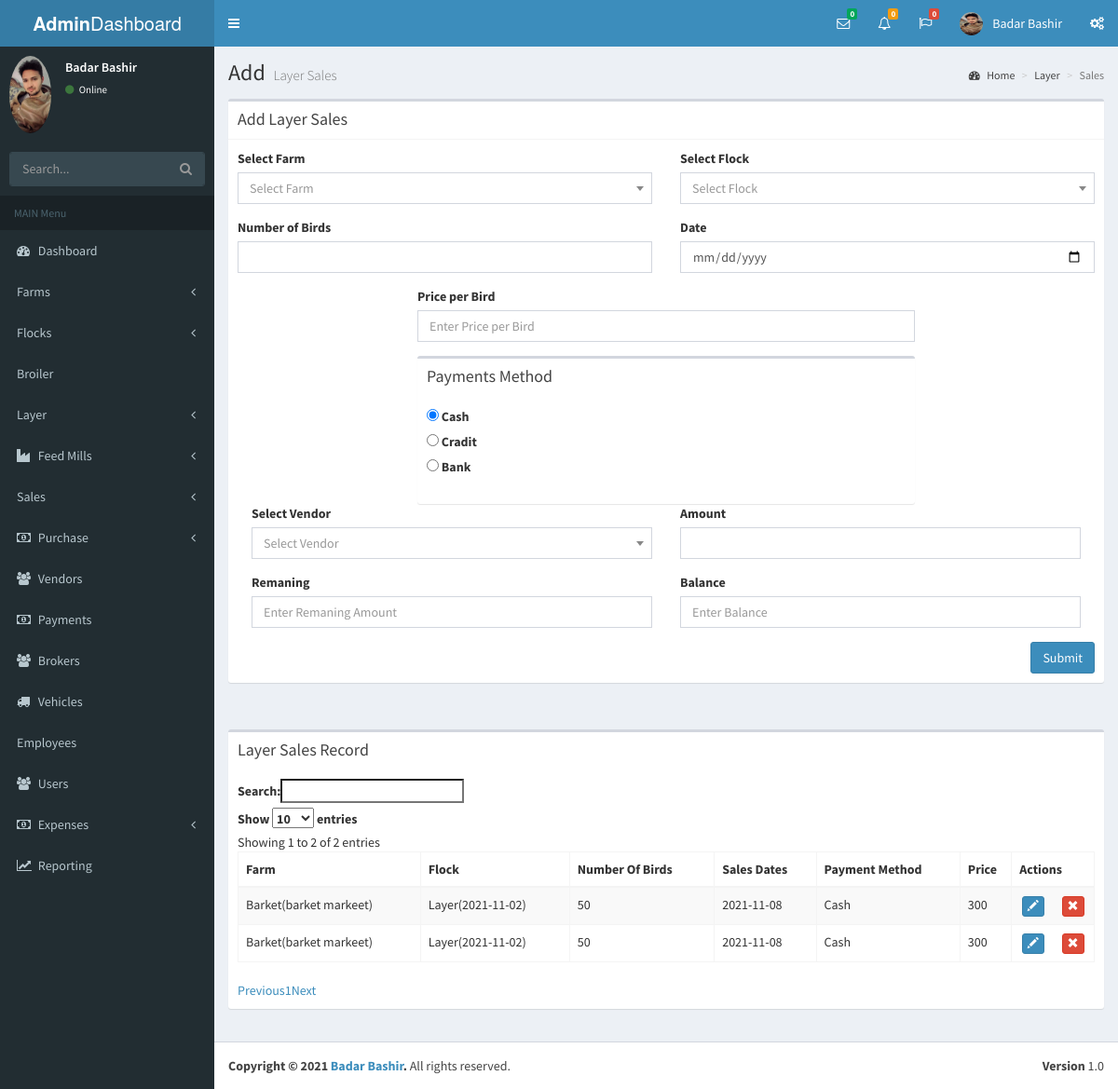
Screenshot of /layer_sales.php (signed in) with the database file from the repository.
### tables this page shows
CREATE TABLE `layer_sales` (
  `id` int(11) NOT NULL,
  `Farm_id` varchar(100) NOT NULL,
  `v_id` int(11) NOT NULL,
  `flock_id` varchar(100) NOT NULL,
  `nob_sale` int(11) NOT NULL,
  `s_date` date NOT NULL,
  `p_method` varchar(50) NOT NULL,
  `price` double NOT NULL
);

### layer_sales.php (the view, shortened to what this page needs)
<?php
 include("lib/DBConn.php");
?>
<!DOCTYPE html>
<html>
<head>
  <link rel='stylesheet' href='https://maxcdn.bootstrapcdn.com/bootstrap/3.3.6/css/bootstrap.min.css'>
<link rel='stylesheet' href='https://cdn.datatables.net/1.10.12/css/dataTables.bootstrap.min.css'>
<link rel='stylesheet' href='https://cdn.datatables.net/buttons/1.2.2/css/buttons.bootstrap.min.css'>
<link rel="stylesheet" href="plugins/datatables/style.css">
  <link rel="stylesheet" href="bootstrap/css/bootstrap.min.css">
  <link rel="stylesheet" href="https://cdnjs.cloudflare.com/ajax/libs/font-awesome/4.5.0/css/font-awesome.min.css">
  <link rel="stylesheet" href="https://cdnjs.cloudflare.com/ajax/libs/ionicons/2.0.1/css/ionicons.min.css">
  <link rel="stylesheet" href="plugins/daterangepicker/daterangepicker.css">
  <link rel="stylesheet" href="plugins/datepicker/datepicker3.css">
  <link rel="stylesheet" href="plugins/iCheck/all.css">
  <link rel="stylesheet" href="plugins/colorpicker/bootstrap-colorpicker.min.css">
  <link rel="stylesheet" href="plugins/timepicker/bootstrap-timepicker.min.css">
  <link rel="stylesheet" href="plugins/select2/select2.min.css">
  <link rel="stylesheet" href="dist/css/AdminLTE.min.css">
  <link rel="stylesheet" href="dist/css/skins/_all-skins.min.css">
</head>
<body class="hold-transition skin-blue sidebar-mini">
<div class="wrapper">
 <?php
include("includes/header.php");
 ?>
 <?php
include("includes/sidebar.php");
 ?>
  <div class="content-wrapper">
    <section class="content-header">
      <h1>
        Add
        <small>Layer Sales</small>
      </h1>
      <ol class="breadcrumb">
        <li><a href="#"><i class="fa fa-dashboard"></i> Home</a></li>
        <li><a href="#">Layer</a></li>
        <li class="active">Sales</li>
      </ol>
    </section>
    <section class="content">
      <div class="box box-default">
        <div class="box-header with-border">
          <h3 class="box-title">Add Layer Sales</h3>
        </div>
        <div class="box-body">
            <form action method="post" name="form">
          <div class="row">
            <div class="col-md-6">
              <div class="form-group">
                <label>Select Farm</label>
              </div>
              <div class="form-group" id="parent">
                <label id="response">Number of Birds</label>
                 <input type="Number" name="no_of_birds" placeholder="" parsley-trigger="change" required
                 class="form-control" id="no_of_birds" onkeyup="onRegister();">
              </div>
            </div>
             <div class="col-md-6">
              <div class="form-group">
                <label>Select Flock</label>
              </div>
              <div class="form-group">
                <label>Date</label>
                <input type="Date" name="e_Date" parsley-trigger="change" required
                 class="form-control" id="e_Date">
              </div>
            </div>
          </div>
          <div class="col-md-12">
              <div style="margin: auto;width: 60%;" >
          <div class="form-group">
                <label>Price per Bird</label>
                <input type="Number" name="price" parsley-trigger="change" required
                placeholder="Enter Price per Bird" class="form-control" id="price" onchange="totalp(this.value)">
              </div>
            </div>
          </div>
          <div class="col-md-12">
              <div class="box" style="margin: auto;width: 60%;" >
            <div class="box-header">
              <h3 class="box-title">Payments Method</h3>
            </div>
            <div class="box-body">
            <div class="form-group">
               <input type="radio" id="cash" name="Status" value="Cash"checked onchange="change();">
                <label for="cash" >Cash</label><br>
                <input type="radio" id="Cradit" name="Status" value="Cradit" onchange="change2();" >
                <label for="Cradit">Cradit</label><br>
                <input type="radio" id="Bank" name="Status" value="Bank" onchange="change3();" >
                <label for="Bank">Bank</label><br>
              </div>
            </div>
          </div>
            </div>
            <?php include("vendors_payment_option.php"); ?>
           <button type="submit" name="BtnSubmit" class="btn btn-primary pull-right"  onclick="return onRegister();">Submit</button>
           </form>
        </div>
      </div>
    </section>
    <section class="content">
      <div class="row">
        <div class="col-xs-12">
          <div class="box">
            <div class="box-header">
              <h3 class="box-title">Layer Sales Record</h3>
            </div>
            <div class="box-body" style="overflow: scroll;">
              <table id="example"class="table table-striped table-bordered" cellspacing="0" width="100%">
                <thead>
                <tr>
                  <th>Farm</th>
                  <th>Flock</th>
                  <th>Number Of Birds</th>
                  <th>Sales Dates</th>
                  <th>Payment Method</th>
                  <th>Price</th>
                  <th>Actions</th>
                </tr>
                </thead>
                <tbody>
                  <?php
                    $query = "SELECT * FROM layer_sales ";
                    $result = mysqli_query($conn,$query);
                      if ($result->num_rows > 0) {
                        while($row = mysqli_fetch_array($result))
                           {
                            ?>
                <tr>
                                  <td><?php echo $row['Farm_id']; ?></td>
                                  <td><?php echo $row['flock_id']; ?></td>
                                  <td><?php echo $row['nob_sale']; ?></td>
                                  <td><?php echo $row['s_date']; ?></td>
                                  <td><?php echo $row['p_method']; ?></td>
                                  <td><?php echo $row['price']; ?></td>
                   <td>
                <button type="button" class="btn btn-primary btn-xs dt-edit" style="margin-right:16px;">
                    <span class="glyphicon glyphicon-pencil" aria-hidden="true"></span>
                </button>
                <button type="button" class="btn btn-danger btn-xs dt-delete">
                    <span class="glyphicon glyphicon-remove" aria-hidden="true"></span>
                </button>
            </td>
                </tr>
                <?php
                                                 }
                                                }
                                            else
                                              {
                                                echo "No Result Found";
                                              }
                                                    ?>
                </tbody>
              </table>
            </div>
          </div>
        </div>
      </div>
    </section>
</div>
 <?php
  include("includes/footer.php");
  ?>
</body>
</html>

### rows the page displays
layer_sales: Farm "Barket(barket markeet)", flock "Layer(2021-11-02)", nob_sale "50", s_date "2021-11-08", p_method "Cash", price "300"
layer_sales: Farm "Barket(barket markeet)", flock "Layer(2021-11-02)", nob_sale "50", s_date "2021-11-08", p_method "Cash", price "300"
